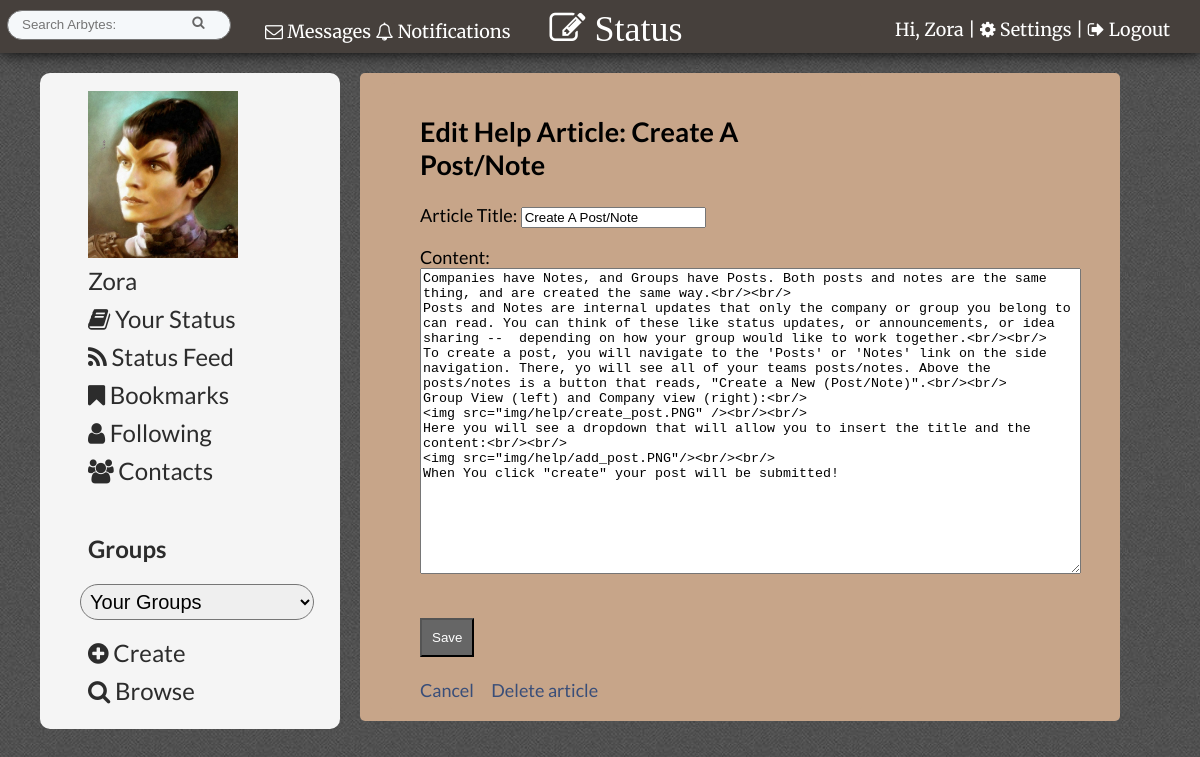
The app's page /edit_help_article.php?article_id=2 (signed in) with its own data.
### tables this page shows
CREATE TABLE IF NOT EXISTS `profile_img` (
  `id` int(11) NOT NULL,
  `user_id` int(11) NOT NULL,
  `filepath` varchar(60) NOT NULL,
  `current` tinyint(1) NOT NULL
);

CREATE TABLE IF NOT EXISTS `help` (
  `id` int(11) NOT NULL,
  `title` varchar(60) NOT NULL,
  `content` varchar(9999) NOT NULL
);

### edit_help_article.php (the view, shortened to what this page needs)
<?php include("inc/header.php"); ?>
 <div id="page">
<?php
$article_id =$_GET['article_id'];
$query = "SELECT * FROM help WHERE id = {$article_id}";
$current_article = mysqli_query($connection, $query);
$article = mysqli_fetch_assoc($current_article);
$title =$article["title"];
$article_content= $article["content"];
?>
  <div id="page">
    <h2>Edit Help Article: <?php echo htmlentities($title); ?></h2>
    <form action="edit_help_article.php?article_id=<?php echo $article_id; ?>" method="post">
      <p>Article Title:
        <input type="text" name="title" value="<?php echo htmlentities($title); ?>" />
      </p>
      <p>Content:<br />
        <textarea name="content" rows="20" cols="80"><?php echo htmlentities($article_content); ?></textarea>
      </p> <br/>
      <input type="submit" name="submit" value="Save" />
    </form>
    <br />
    <a href="help_single.php?article_id=<?php echo $article_id ?>">Cancel</a>
    <a href="delete.php?help_article_id=<?php echo urlencode($article_id); ?>" onclick="return confirm('Are you sure?');">Delete article</a>
  </div>
</div>
<?php include("inc/footer.php"); ?>

### inc/header.php (shortened to what this page needs)
<?php require_once("functions/session.php");
require_once("functions/db_connection.php");
confirm_logged_in(); ?>
<!DOCTYPE html>
 <html lang="en">
 <head>
       <link rel="stylesheet" href="css/tabs.css">
     <link rel="stylesheet" href="css/style.css">
     <link rel="stylesheet" href="css/popup.css">
         <link rel="stylesheet" href="//maxcdn.bootstrapcdn.com/font-awesome/4.3.0/css/font-awesome.min.css">
          <?php
		$query  = "SELECT * ";
		$query .= "FROM members ";
		$query .= "WHERE id={$_SESSION['user_id']} ";
		$theme_found = mysqli_query($connection, $query);
        $array= mysqli_fetch_assoc($theme_found);
        $theme= $array['theme'];
		$themequery  = "SELECT * ";
		$themequery .= "FROM themes ";
		$themequery .= "WHERE id={$theme} ";
		$themequery_found = mysqli_query($connection, $themequery);
        $theme_array= mysqli_fetch_assoc($themequery_found);
        $filepath=$theme_array['filepath'];
if($theme==0){ ?>
   <link rel='stylesheet' type='text/css' href='css/white.css' />
    <?php }else{ ?>
   <?php if(!empty($filepath)){ ?>
   <link rel='stylesheet' type='text/css' href='<?php echo $filepath; ?>' />
    <? }else{ ?>
   <link rel='stylesheet' type='text/css' href='css/white.css' />
 <?php } ?>
    <?php }
?>
    <link rel="stylesheet" href="css/slide-down.css">
 </head>
 <body>
    <header>
    <span class="min-clear">
<a href="messages.php?user_id=<?php echo $_SESSION['user_id']; ?>">
    <span class="notif"><i class="fa fa-envelope-o"></i>
 Messages</span>
        </a> </span>
        <a href="notifications.php"><span id="messages_notification"><?php echo $_SESSION['notify_num']; ?></span>
        <span class="notif"><i class="fa fa-bell-o"></i>
 Notifications</span></a>
        <a class="button" href="#popup2">  <i id="new" class="fa fa-pencil-square-o fa-2x"> Status</i></a>
         <p id="welcome">Hi, <a title="View your profile" class="tooltip" href="member_profile.php?user_id=<?php echo $_SESSION['user_id']; ?>"><?php echo $_SESSION['first_name']; ?></a> | <a href="settings.php"><i class="fa fa-cog"></i>
Settings</a> |  <a href="logout.php"><i class="fa fa-sign-out"></i>
 Logout</a></p>
        <form id="searchbar" action="search.php?go" method="post">
        <input type="text" name="query" value="" placeholder="Search Arbytes:" />
      <input type="submit" name="submit" value="&#xf002;" />
        </form>
    </header>
   <aside>
     	<ul>
     	  <?php
        $img_query  = "SELECT * ";
		$img_query .= "FROM profile_img ";
		$img_query .= "WHERE user_id={$_SESSION['user_id']} AND current=1";
		$all_imgs = mysqli_query($connection, $img_query);
        if($all_imgs){
        $img_array= mysqli_fetch_assoc($all_imgs);
  if(!empty($img_array)){
            ?>
       <a title="View your profile" class="tooltip" href="member_profile.php?user_id=<?php echo $_SESSION['user_id']; ?>"> <img id="avatar" src="<?php echo $img_array['filepath']; ?>" title="View Your Profilee"/></a><?php
  }else{
            ?>
       <a title="View your profile" class="tooltip" href="member_profile.php?user_id=<?php echo $_SESSION['user_id']; ?>"> <img src="img/default_avatar.png" title="View Your Profile"/></a><?php
  }
        }else{
            ?>
       <a title="View your profile" class="tooltip" href="member_profile.php?user_id=<?php echo $_SESSION['user_id']; ?>"> <img src="img/default_avatar.png" title="View Your Profile"/></a><?php
        }
      ?>
<li><a title="View your profile" class="tooltip" href="member_profile.php?user_id=<?php echo $_SESSION['user_id']; ?>"><?php echo $_SESSION['first_name']; ?></a></li>
<li><a href="status.php"><i class="fa fa-book"></i> Your Status</a></li>
<li><a href="status_feed.php"><i class="fa fa-rss"></i> Status Feed</a></li>
<li><a href="bookmarks.php"><i class="fa fa-bookmark"></i> Bookmarks</a></li>
<li><a href="following.php"><i class="fa fa-user"></i> Following</a></li>
<li><a href="contacts.php"><i class="fa fa-users"></i> Contacts</a></li>
        <br/>
<h3><a href="browse_groups.php"  title="Browse all groups" >Groups</a></h3>
      <?php
        $groups  = "SELECT * FROM members_groups ";
		$groups .= "WHERE member_id={$_SESSION['user_id']}";
		$groups_found = mysqli_query($connection, $groups);
        if($groups_found){
 echo "<form action=\"go.php\" method=\"POST\">";
 echo "<select id=\"groupslist\" name=\"groupslist\" onchange=\"this.form.submit()\" >";
       echo "<option name=\"group\" value=\"\" >Your Groups</option>";
               echo "</select></form>";
        }
            ?>
  <li><a href="new_group.php"><i class="fa fa-plus-circle"></i>
 Create</a></li>
  <li><a href="browse_groups.php"><i class="fa fa-search"></i>
 Browse</a></li>
       </ul>
     </aside>

### css/style.css (style rules this page uses)
body { background: #BABABA; padding: 0; margin: 0; font-size: 18px; font-family: 'Lato', sans-serif; }
#groupslist { width: 90%; padding: 5px; border-radius: 20px; font-size: 20px; margin-bottom: 15px; }
h2 { clear: both; }
header #new { position: absolute; margin-left: 30px; }
header, footer { font-family: 'Merriweather', serif; }
img { max-width: 600px; }
aside { display: block; }
.notif { position: relative; left: -9px; top:10px; z-index: 2; }
header a { text-decoration: none; }
#avatar { width: 150px; }
header { color: white; padding: 10px 30px 20px 50px; margin-bottom: 20px; box-shadow: 0 0 15px black; }
#welcome { float: right; position: relative; top: -10px; }
#searchbar { -moz-box-sizing: border-box; box-sizing: border-box; width: 20%; padding: 5px 12px 6px 12px; font-size: 17px; line-height: 1.5; color: #292f33; background-color: #f5f8fa; border: 1px solid #777; border-radius: 21px; transition: all .2s ease-in-out; float: left; position: relative; left: -43px; }
#searchbar input { border:none; background-color: #f5f8fa; width: 80%; float: left; }
input[type="submit"] { padding: 10px; background: #666; color: white; }
#searchbar input[type="submit"], #groupsearch input[type="submit"] { padding: 0; font-family: FontAwesome; width: 32px; float: left; content: "&#xf002;"; color: #666; }
#page { border-radius: 5px; padding: 10px; padding-left: 30px; margin-bottom: 20px; max-width: 1100px; margin: 0 auto; width: 60%; float: left; min-height: 600px; height: auto; max-width: 1100px; font-size: 18px; }
a { text-decoration: none; }
aside { margin: 0 10px 0 10px; width: 15%; padding: 10px; float: left; margin-right: 20px; margin-left: 40px; border-radius: 10px; }
aside ul li { line-height: 2em; list-style: none }
aside a { color: black; font-size: 24px; padding: 8px; text-decoration: none; text-align: left; }
aside ul { width: auto; }
.tooltip { display: inline; position: relative; }
@media (max-width: 1400px) { aside { width: 25%; padding: 0; } }

### themes/87/coffee.css (style rules this page uses)
body { background-image: url(../../img/tweed.JPG); }
a { color: #394E79; }
header a { color: white; }
header { background: #46403C; color: white; }
#page { background: #C7A589; }
aside, nav { background: whitesmoke; }
aside a { color: #2C2C2C; }

### records on screen
profile_img: filepath (picture)
help: title "Create A Post/Note", content "Companies have Notes, and Groups have Posts. Both posts and notes are the same thing, and are created the same way.<br/><br/> Posts and Notes are internal updates that only the company or group you belong to can read. You can think of these like status updates, or announcements, or idea sharing -- depending on how your group would like to work together.<br/><br/> To create a post, you will navigate to the 'Posts' or 'Notes' link on the side navigation. There, yo will see all of your teams posts/notes. Above the posts/notes is a button that reads, \"Create a New (Post/Note)\".<br/><br/> Group View (left) and Company view (right):<br/> <img src=\"img/help/create_post.PNG\" /><br/><br/> Here you…"

### other values on screen
$_SESSION['first_name'] "Zora"
